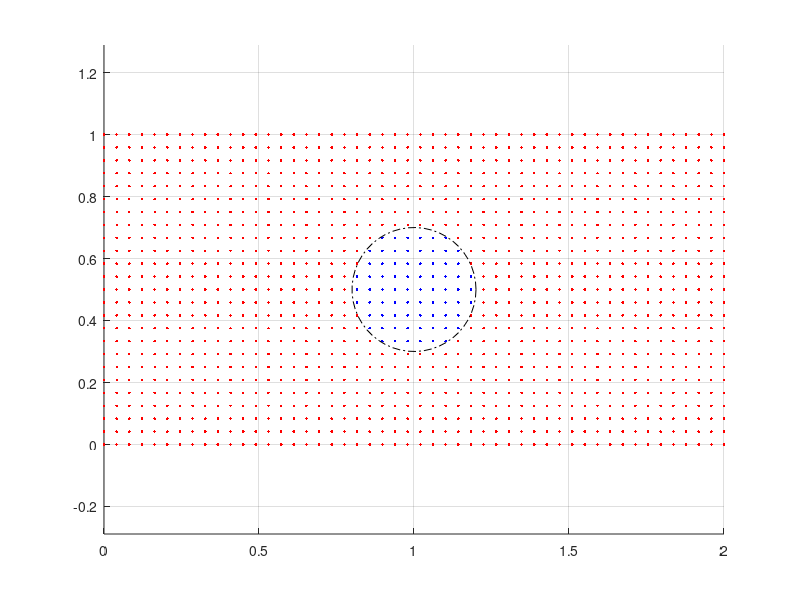

The MATLAB script that drew this image: (Note: this script raises an error after producing the figure.)
clear; clc; close all;

% calculate_coefficient()
% function A = calculate_coefficient()
    % Generate a rectangular grid

    xmax = 2;
    ymax = 1;
    ar = xmax/ymax;
    
    nx = 50;
    ny = nx/ar;
    
    % Create grid points
    X = linspace(0,xmax,nx);
    Y = linspace(0,ymax,ny);
    [x,y] = ndgrid(X,Y);
    
    % Generate a parametric closed curve
    t = linspace(0,2*pi,nx);
    cx = xmax/2; cy = ymax/2;
    radius = 0.2;
    xp = radius*cos(t) + cx;
    yp = radius*sin(t) + cy;
    
    [in, on] = inpolygon(x,y,xp,yp);
    
    % Define flags
    solid = logical(in + on);
    liquid = ~solid;
    
    hold on
    plot(x(liquid),y(liquid),'r.')
    plot(x(solid),y(solid),'b.')
    plot(xp,yp,'k-.')
    axis equal
    grid on

    opts = optimoptions(@fsolve,'Algorithm', 'levenberg-marquardt');
    xx = oncurve(xp,yp,xp(1),yp(1));
    % Intersection points
    xi = [];
    yi = [];
    % Loop over non-boundary nodes
    for i = 2:nx-1
        for j = 2:ny-1
            % Loop over only liquid nodes
            if liquid(i,j)
                % Check for all the four neighbouring nodes
                if solid(i+1,j)
                    % Calculate the intersection point
                    p = polyfit([x(i,j),x(i+1,j)],[y(i,j),y(i,j)],1);
                    [xi, yi] = calculate_intersection_point(p,10,xi,yi,radius,cx,cy);
                    xqq = linspace(x(i,j),x(i+1,j),10);
                    plot(xqq,polyval(p,xqq),'-')
                    plot(xi,yi,'kx')
                   
%                     return

                elseif solid(i-1,j)
                    p = polyfit([x(i,j),x(i-1,j)],[y(i,j),y(i,j)],1);
                    [xi, yi] = calculate_intersection_point(p,x(i,j),xi,yi);
                    [xi, yi] = calculate_intersection_point(p,10,xi,yi,radius,cx,cy);
                    xqq = linspace(x(i,j),x(i+1,j),10);
                    plot(xqq,polyval(p,xqq),'-')
                    plot(xi,yi,'kx')
% 
%                 elseif solid(i,j+1)
%                      p = polyfit([x(i,j),x(i,j)],[y(i,j),y(i,j+1)],1);
%                      [xi, yi] = calculate_intersection_point(p,y(i,j),xi,yi);
% 
%                 elseif solid(i,j-1)
%                     p = polyfit([x(i,j),x(i,j)],[y(i,j),y(i,j-1)],1);
%                     [xi, yi] = calculate_intersection_point(p,y(i,j),xi,yi);

                end
            end
        end
    end
% end
function [xi, yi] = calculate_intersection_point(p,xo,xi,yi,r,cx,cy)
    t = fzero(@(x) r*sin(x) + cy - p(1) * (r*cos(x) + cx) - p(2),xo);
                    xi = [xi, r*cos(t)+cx];
                    yi = [yi, r*sin(t)+cy];
end

function xx = oncurve(xp,yp,x,y)
    [~, on] = inpolygon(xp,yp,x,y);
    if any(on)
        xx = any(on) - 1;
    else
        xx = ~any(on);
    end
    xx = double(xx);
end